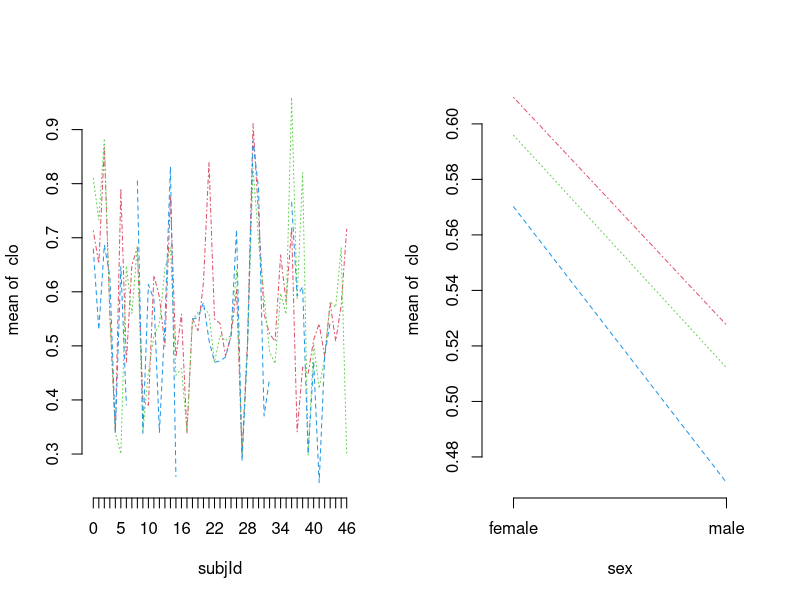
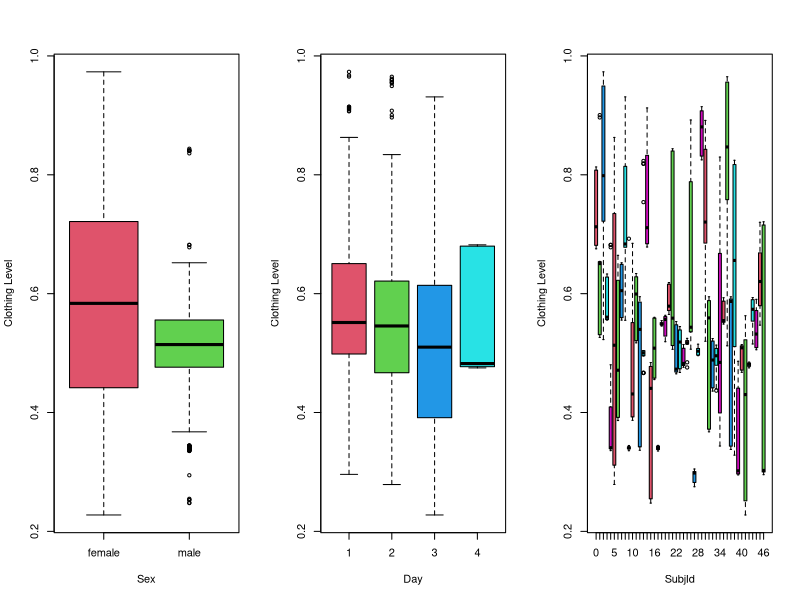
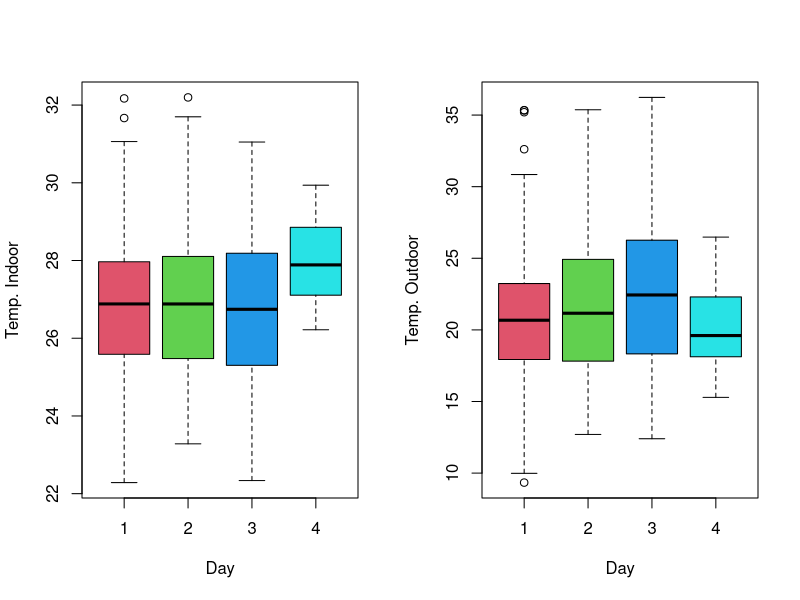
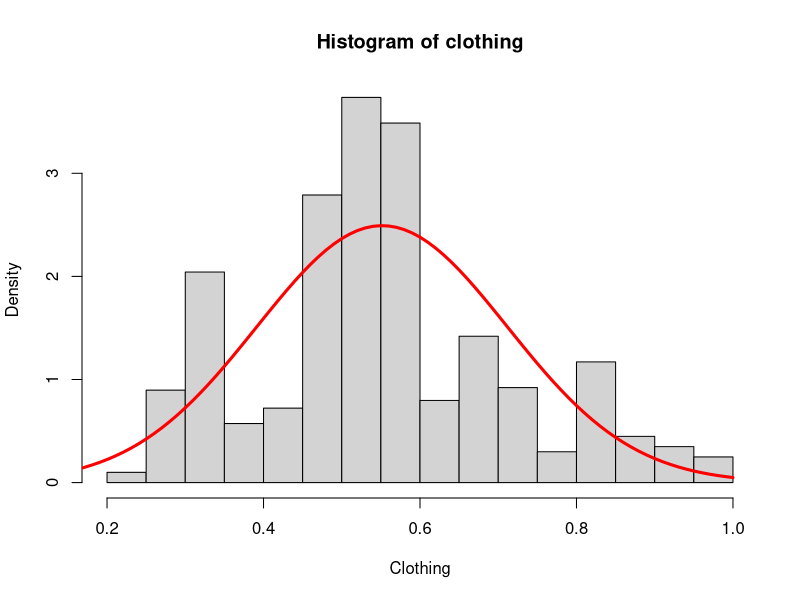
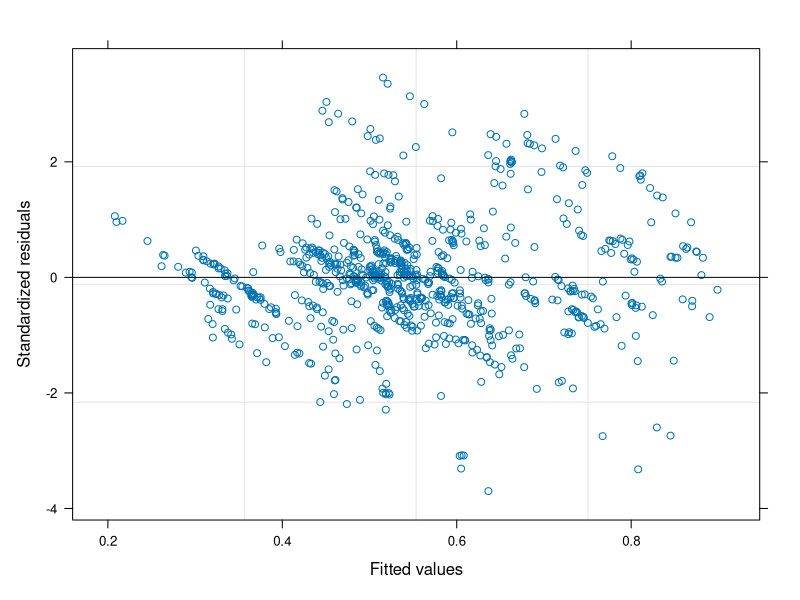
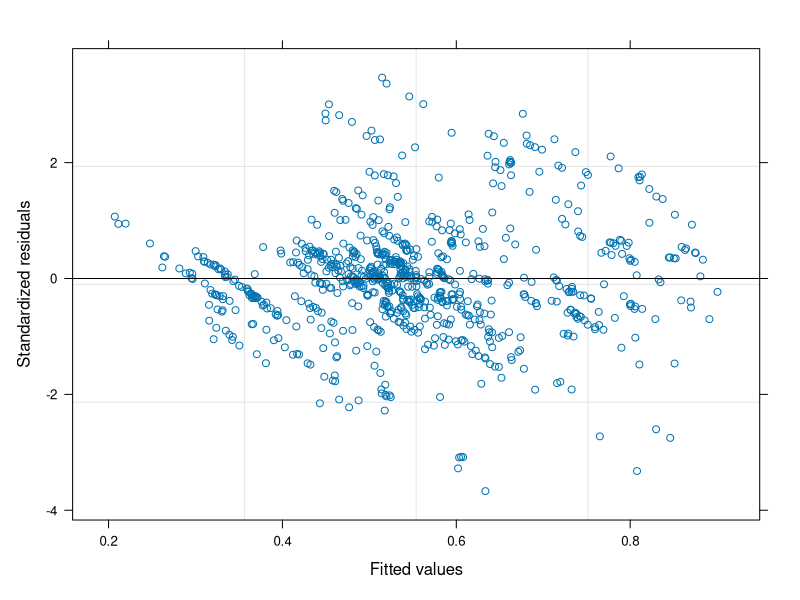
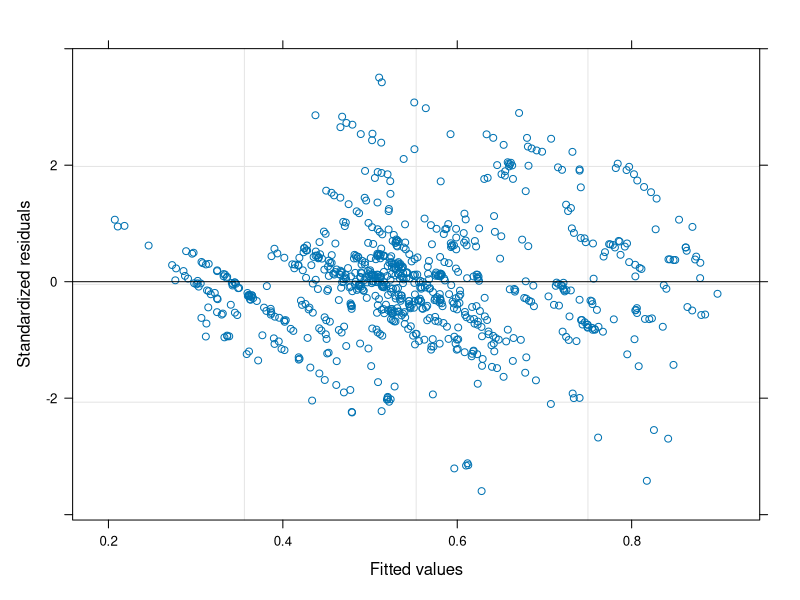
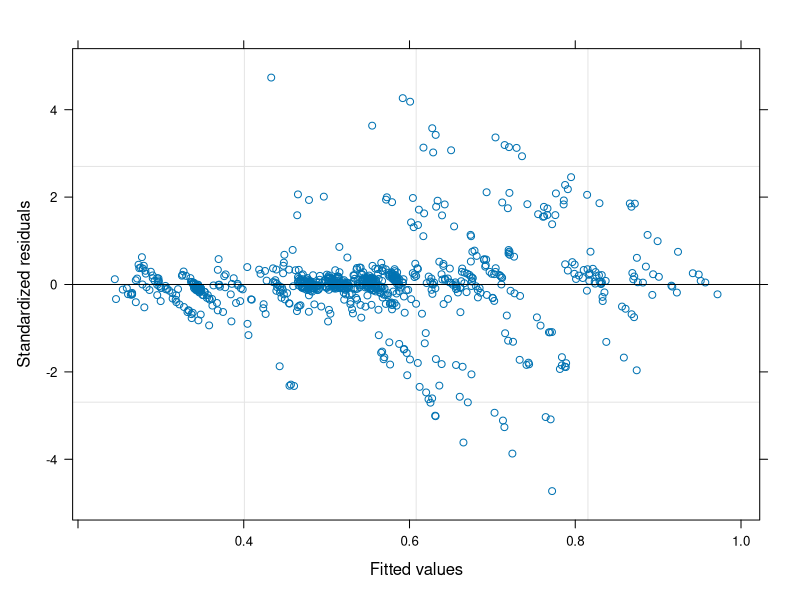

Write R code to recreate these figures, in order.
# Assignment 3 - Adv. Data Analysis and Statistical Modelling
library(lme4)
library(readr)
library(xtable)
library(plyr)
library(corrplot)
library(nlme)
library(gclus)
library(stats)
library(emmeans)

setwd("~/Documents/Studie/Mst-Sem2-2021/Advanced Data Analysis and Stastitical Modelling/Assignment 3")

Clothing = read.csv('clothingFullAss03.csv')

## Exploratory Analysis #### 

# The subject is measured 6 times a day for 3 days.

par(mfrow=c(1,2))
with(Clothing, {
  interaction.plot(subjId, day, clo, legend=FALSE, 
                   bty="n", col=2:11, xtick = TRUE)
  interaction.plot(sex, day, clo, legend=FALSE, 
                   bty="n", col=2:11, xtick = TRUE)})
par(mfrow=c(1,1))


par(mfrow=c(1,3))
boxplot(Clothing$clo ~Clothing$sex, col=2:6, xlab = "Sex", ylab = "Clothing Level")
boxplot(Clothing$clo ~Clothing$day, col=2:6, xlab = "Day", ylab = "Clothing Level")
boxplot(Clothing$clo ~Clothing$subjId, col=2:6, xlab = "SubjId", ylab = "Clothing Level")

par(mfrow=c(1,2))
boxplot(Clothing$tInOp ~Clothing$day, col=2:6, xlab = "Day", ylab = "Temp. Indoor")
boxplot(Clothing$tOut ~Clothing$day, col=2:6, xlab = "Day", ylab = "Temp. Outdoor")

par(mfrow=c(1,1))
# DENSITY PLOT OF CLOTHING  
clothing = Clothing$clo
# Density plot of Clo: 
f<-function(x){dnorm(x,mean=mean(clothing,na.rm=T),
                     sd=sd(clothing,na.rm=T))} 
hist(clothing,xlab='Clothing',probability=T)
curve(f,0,1,lwd=3,col="red",add=T) 
rm(f)



## Mixed Effect Model that use subjId as a random effect ####

#weights

#

Clothing$sex = factor(Clothing$sex)
Clothing$day = factor(Clothing$day)
par(mfrow=c(2,2))
model0 <- lme(clo ~ tOut*tInOp*sex+day, random= ~ 1|subjId, data=Clothing, method="REML")
logLik(model0)
anova(model0)
summary(model0)

model1 <- lme(clo ~ tOut*tInOp+ tOut*sex+tInOp*sex+tOut*day+tInOp*day, random= ~ 1|subjId, data=Clothing, method="REML")
logLik(model1)
anova(model1)
summary(model1)
plot(model1)

model2 <- lme(clo ~ tOut+tInOp+ tOut*sex+tInOp*sex+tOut*day+tInOp*day, random= ~ 1|subjId, data=Clothing, method="REML")
logLik(model2)
anova(model2)
summary(model2)
plot(model2)

model3 <- lme(clo ~ tOut*sex+tOut*day, random= ~ 1|subjId, data=Clothing, method="REML")#,weights = ~var)
logLik(model3)
anova(model3)
summary(model3)
plot(model3)
# add weights as their is dispersion in the end of the residuals


varmale=var(Clothing$clo[Clothing$sex=="male"])
varfemale=var(Clothing$clo[Clothing$sex=="female"])
Clothing$var<-Clothing$clo
for(i in 1:length(Clothing$var)){
  if(Clothing$sex[i]=="male"){
    Clothing$var[i] = varmale
  }
  else{
    Clothing$var[i] = varfemale
  }
}


Clothing$var<-Clothing$clo
for(i in 1:length(Clothing$var)){
  Clothing$var[i]=var(Clothing$clo[Clothing$subjId==Clothing$subjId[i]])
}
means=aggregate(var ~ subjId, data=Clothing,FUN=mean)

Clothing$var<-Clothing$clo
for(i in 1:length(Clothing$var)){
  if(Clothing$sex[i]=="male"){
    Clothing$var[i] = var(Clothing$clo[Clothing$day==Clothing$day[i] & Clothing$sex=="male"])
  }
  else{
    Clothing$var[i] = var(Clothing$clo[Clothing$day==Clothing$day[i] & Clothing$sex=="female"])
  }
}




optimize = function(vars){
  for(i in 1:length(Clothing$var)){
    Clothing$var[i]=means$var[means$subjId==Clothing$subjId[i]]
  }
  print(Clothing$var)
  ########################### Insert model here
  model3 <- lme(clo ~ tOut*sex+tOut*day, random= ~ 1|subjId, data=Clothing, method="REML",weights = ~1/var)
  ###########################
  -logLik(model3)
}
varr=means$var
opt = optim(varr,optimize)
## Mixed Effect Model that 

model3 <- lme(clo ~ tInOp*sex+ tOut*sex+tOut*tInOp, random= ~ 1|subjId/day, data=Clothing, method="REML")
logLik(model3)
anova(model3)
summary(model3)
plot(model3)
# add weights as their is dispersion in the end of the residuals

model4 <- lme(clo ~ tInOp*sex+ tOut*sex, random= ~ 1|subjId/day, data=Clothing, method="REML")
logLik(model4)
anova(model4)
summary(model4)
plot(model4)


model5 <- lme(clo ~ tInOp*sex+ tOut, random= ~ 1|subjId/day, data=Clothing, method="REML",weights=~var)
logLik(model5)
anova(model5)
summary(model5)
plot(model5)

## Q.4 - model including within day auto-correlation 
# (repeated measurement set up), with subDay as random effect, you should only 
# consider random intercepts in these models.



fit.exp<- lme(clo ~ tInOp+sex+ tOut,random=~1|subDay,
              correlation=corExp(form=~1|subDay),
              data=Clothing,
              method="ML")
logLik(fit.exp)

plot(Variogram(fit.exp), main='Exp')

plot(fit.exp)
qqnorm(fit.exp)
